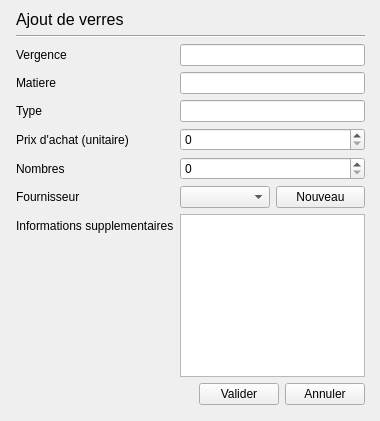
<?xml version="1.0" encoding="UTF-8"?>
<ui version="4.0">
 <class>InterAddVerre</class>
 <widget class="QWidget" name="InterAddVerre">
  <property name="enabled">
   <bool>true</bool>
  </property>
  <property name="geometry">
   <rect>
    <x>0</x>
    <y>0</y>
    <width>380</width>
    <height>421</height>
   </rect>
  </property>
  <property name="windowTitle">
   <string>Form</string>
  </property>
  <widget class="QWidget" name="layoutWidget">
   <property name="geometry">
    <rect>
     <x>10</x>
     <y>10</y>
     <width>361</width>
     <height>401</height>
    </rect>
   </property>
   <layout class="QVBoxLayout" name="layGen">
    <property name="leftMargin">
     <number>6</number>
    </property>
    <property name="rightMargin">
     <number>6</number>
    </property>
    <property name="bottomMargin">
     <number>6</number>
    </property>
    <item>
     <widget class="QLabel" name="label">
      <property name="font">
       <font>
        <pointsize>12</pointsize>
       </font>
      </property>
      <property name="text">
       <string>Ajout de verres</string>
      </property>
     </widget>
    </item>
    <item>
     <widget class="Line" name="line">
      <property name="orientation">
       <enum>Qt::Horizontal</enum>
      </property>
     </widget>
    </item>
    <item>
     <layout class="QFormLayout" name="formLayout">
      <property name="fieldGrowthPolicy">
       <enum>QFormLayout::AllNonFixedFieldsGrow</enum>
      </property>
      <item row="0" column="0">
       <widget class="QLabel" name="label_2">
        <property name="text">
         <string>Vergence</string>
        </property>
       </widget>
      </item>
      <item row="0" column="1">
       <widget class="QLineEdit" name="lgnVerg"/>
      </item>
      <item row="1" column="0">
       <widget class="QLabel" name="label_3">
        <property name="text">
         <string>Matiere</string>
        </property>
       </widget>
      </item>
      <item row="1" column="1">
       <widget class="QLineEdit" name="lgnMat"/>
      </item>
      <item row="2" column="0">
       <widget class="QLabel" name="label_4">
        <property name="text">
         <string>Type</string>
        </property>
       </widget>
      </item>
      <item row="2" column="1">
       <widget class="QLineEdit" name="lgnType"/>
      </item>
      <item row="3" column="0">
       <widget class="QLabel" name="label_5">
        <property name="text">
         <string>Prix d'achat (unitaire)</string>
        </property>
       </widget>
      </item>
      <item row="4" column="0">
       <widget class="QLabel" name="label_6">
        <property name="text">
         <string>Nombres</string>
        </property>
       </widget>
      </item>
      <item row="5" column="0">
       <widget class="QLabel" name="label_7">
        <property name="text">
         <string>Fournisseur</string>
        </property>
       </widget>
      </item>
      <item row="5" column="1">
       <layout class="QGridLayout" name="gridLayout">
        <item row="0" column="0">
         <widget class="QComboBox" name="cmbNew"/>
        </item>
        <item row="0" column="1">
         <widget class="QPushButton" name="pushButton">
          <property name="text">
           <string>Nouveau</string>
          </property>
         </widget>
        </item>
       </layout>
      </item>
      <item row="6" column="0">
       <widget class="QLabel" name="label_8">
        <property name="text">
         <string>Informations supplementaires</string>
        </property>
       </widget>
      </item>
      <item row="6" column="1">
       <widget class="QTextEdit" name="txtInfoSupp"/>
      </item>
      <item row="3" column="1">
       <widget class="QSpinBox" name="lgnPU">
        <property name="buttonSymbols">
         <enum>QAbstractSpinBox::UpDownArrows</enum>
        </property>
        <property name="maximum">
         <number>999999999</number>
        </property>
       </widget>
      </item>
      <item row="4" column="1">
       <widget class="QSpinBox" name="lgnNbr">
        <property name="maximum">
         <number>999999999</number>
        </property>
       </widget>
      </item>
     </layout>
    </item>
    <item>
     <layout class="QHBoxLayout" name="horizontalLayout">
      <item>
       <spacer name="horizontalSpacer">
        <property name="orientation">
         <enum>Qt::Horizontal</enum>
        </property>
        <property name="sizeHint" stdset="0">
         <size>
          <width>40</width>
          <height>20</height>
         </size>
        </property>
       </spacer>
      </item>
      <item>
       <widget class="QPushButton" name="btnValider">
        <property name="text">
         <string>Valider</string>
        </property>
       </widget>
      </item>
      <item>
       <widget class="QPushButton" name="btnAnnul">
        <property name="text">
         <string>Annuler</string>
        </property>
       </widget>
      </item>
     </layout>
    </item>
   </layout>
  </widget>
 </widget>
 <resources/>
 <connections/>
</ui>
